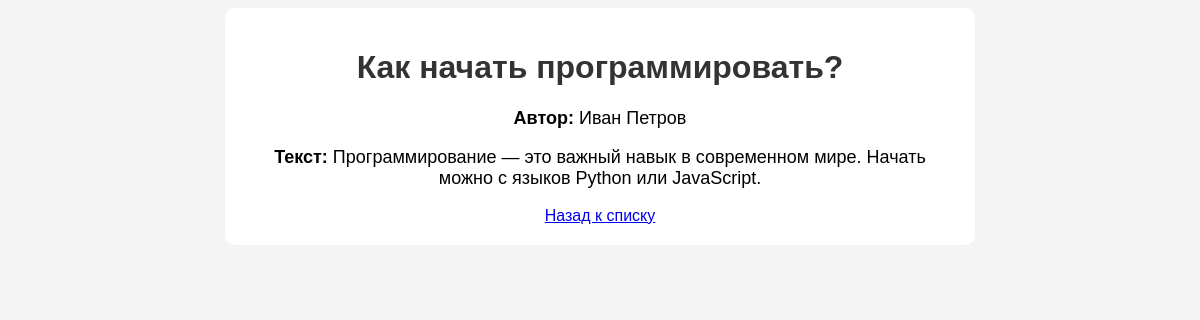
The app's page /articles/1/, older data.
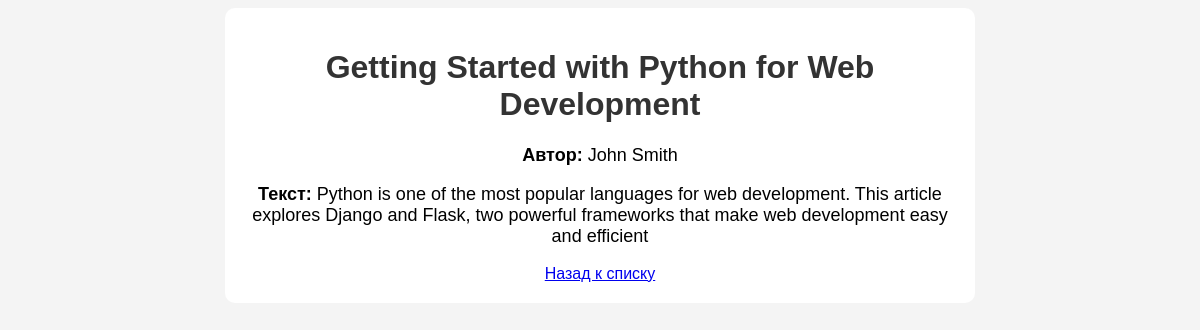
The same page, newer data.
### blog/models.py (models this page shows, shortened)
class Article(models.Model):
    title = models.CharField(max_length=255)
    text = models.TextField()
    author = models.CharField(max_length=255)

### blog/views.py (the view)
# urls.py: path('articles/<int:article_id>/', article_detail, name='article_detail'),
def article_detail(request, article_id):
    article = Article.objects.get(id=article_id)
    return render(request, 'article_detail.html', {'article': article})

### blog/templates/article_detail.html (shortened to what this page needs)
<!DOCTYPE html>
<html lang="ru">
<head>
</head>
<body>
    <div class="container">
        <h1>{{ article.title }}</h1>
        <p><strong>Автор:</strong> {{ article.author }}</p>
        <p><strong>Текст:</strong> {{ article.text }}</p>
        <a href="{% url 'article_list' %}">Назад к списку</a>
    </div>
</body>
</html>

Row changes from the older to the newer data that the page shows:
changed Article: title "Как начать программировать?" → "Getting Started with Python for Web Development"; author "Иван Петров" → "John Smith"; text "Программирование — это важный навык в современном мире. Начать можно с языков Python или JavaScript." → "Python is one of the most popular languages for web development. This article explores Django and Flask, two powerful frameworks that make web development easy and efficient"
